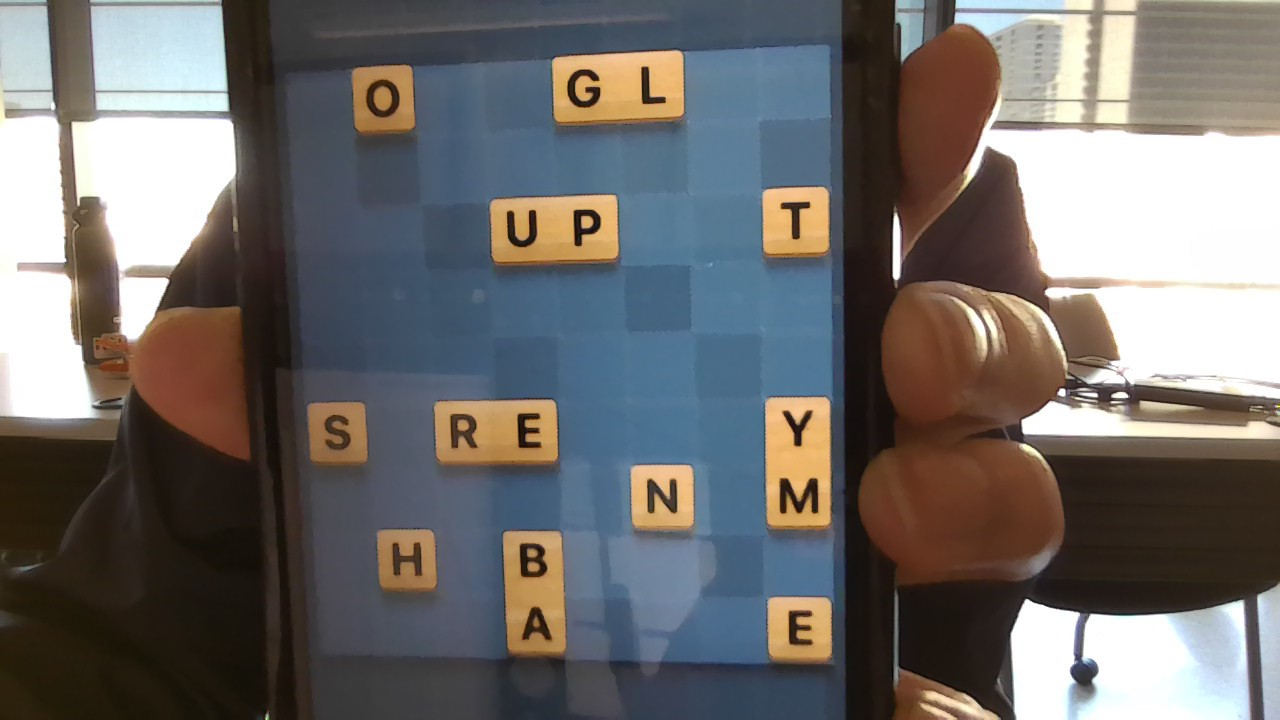
#> input picture backend/training_model/data_content/preprocessed_images/WIN_20240224_14_33_38_Pro.jpg, 1280 x 720 px; its folder holds only this picture in this run
$ python training_model.py
#> lines starting #> are read from the running program, lines starting #| are printed output that depends on the picture; after the words box and inside, x2 and y2 are one past the last pixel; in counts of white or black regions, pixels touching at a corner belong together
import cv2 as cv
import os

count = 1

for image in os.listdir('./data_content/preprocessed_images'):
    img = cv.imread(f"./data_content/preprocessed_images/{image}", 0)
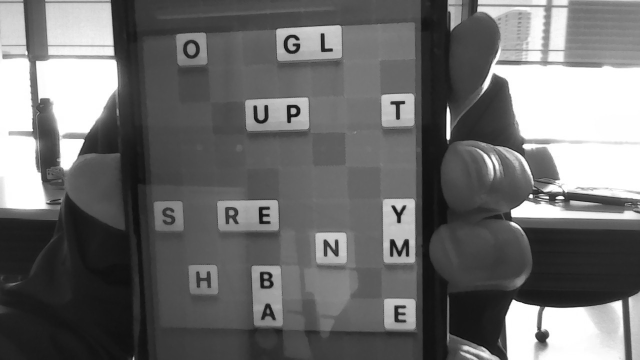
#> img: shape (720, 1280) (shown at 1/2 size); min 0, max 255, mean 109.7

    image = cv.adaptiveThreshold(img,255,cv.ADAPTIVE_THRESH_GAUSSIAN_C,\
            cv.THRESH_BINARY,11,2)
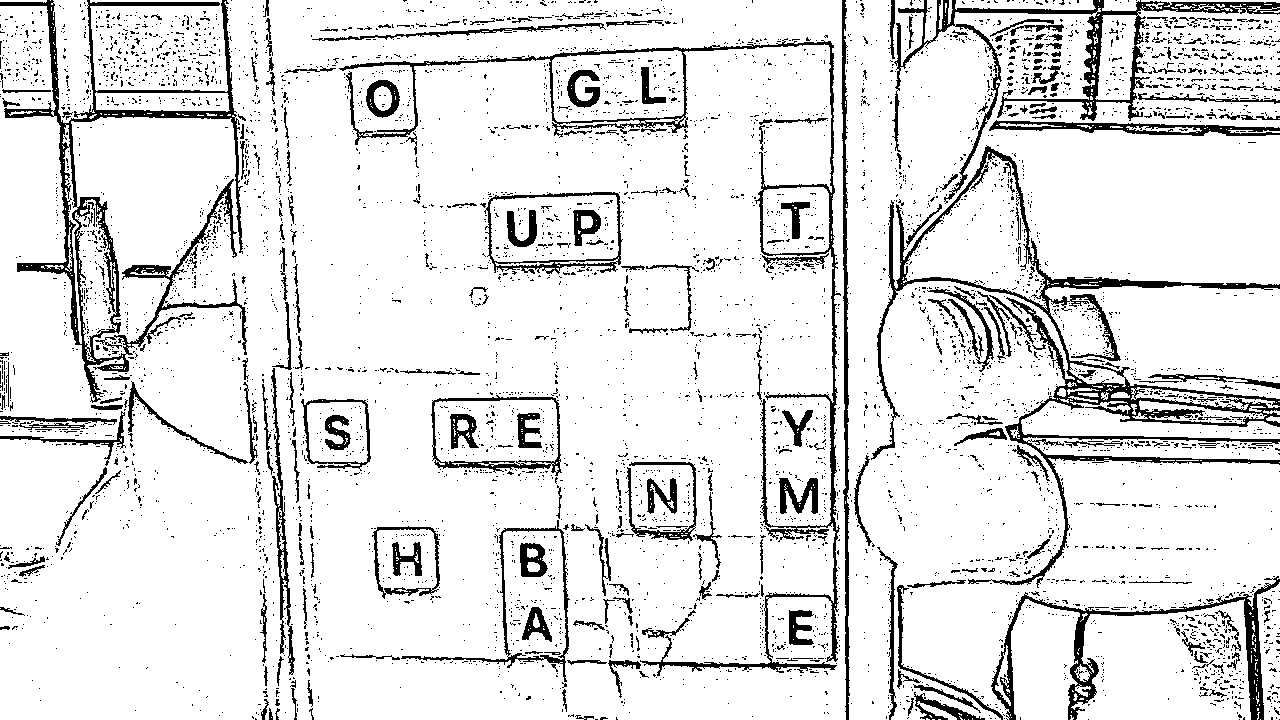
#> image: shape (720, 1280); 88.7% white; 5485 black regions (5148 under 20 px), largest, box (x1, y1, x2, y2) and area: (871, 145, 1280, 588) 12923, (0, 0, 248, 403) 11000, (339, 38, 841, 676) 8361

    cv.imwrite(f'./data_content/processed_images/{count}.png', image)
    count += 1

with open('positive_images.txt', 'w') as file:
    for i in range(1, 55):
        file.write(f'C:/Users/leonl/Documents/GitHub/rowdyhack24/backend/training_model/data_content/processed_images/{i}.png\n')

$ run again, on backend/training_model/data_content/preprocessed_images/WIN_20240224_16_14_19_Pro.jpg
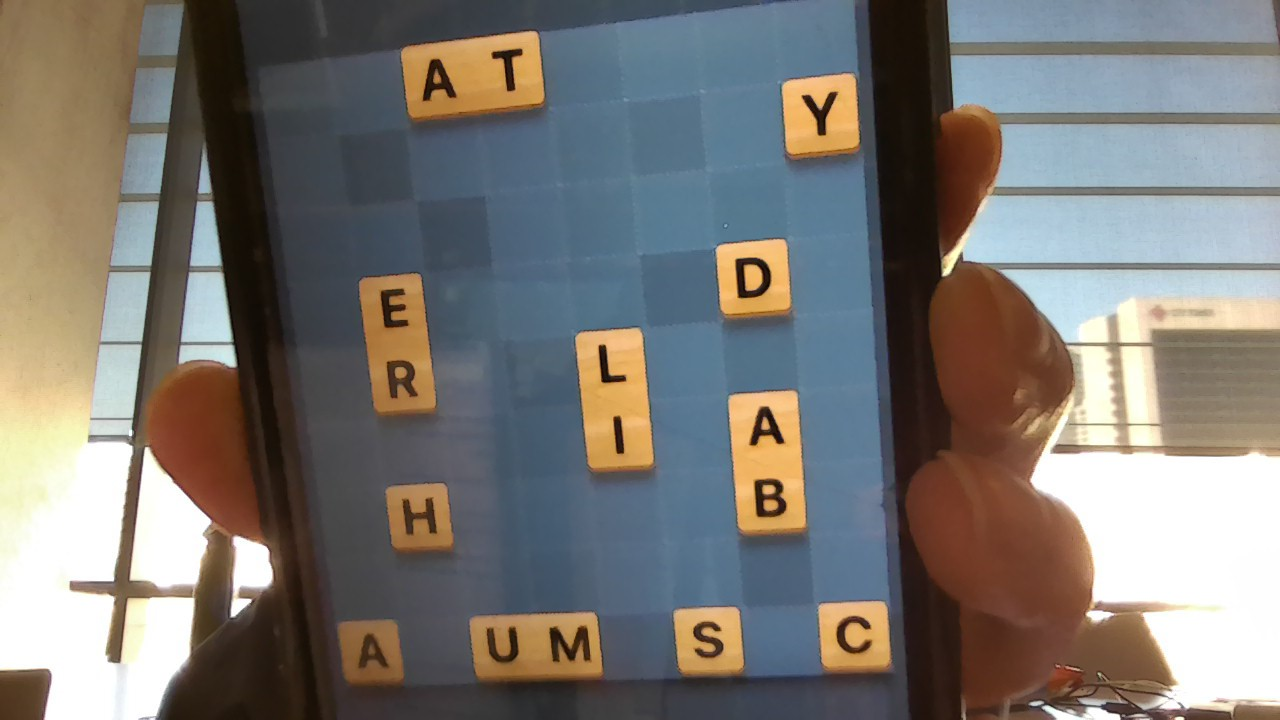
#> input picture backend/training_model/data_content/preprocessed_images/WIN_20240224_16_14_19_Pro.jpg, 1280 x 720 px
#> `img = cv.imread(f"./data_content/preprocessed_images/{image}", 0)`:
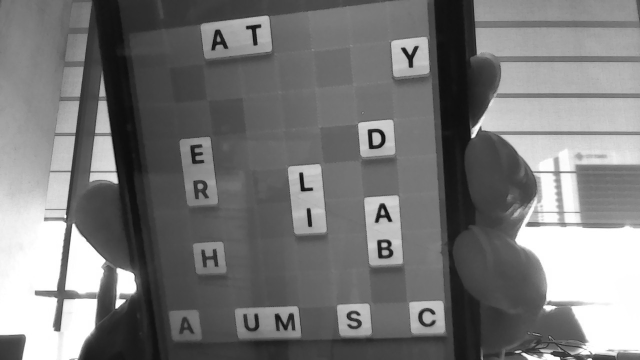
#> img: shape (720, 1280) (shown at 1/2 size); min 1, max 255, mean 120.1
#> `image = cv.adaptiveThreshold(img,255,cv.ADAPTIVE_THRESH_GAUSSIAN_C,\ c..`:
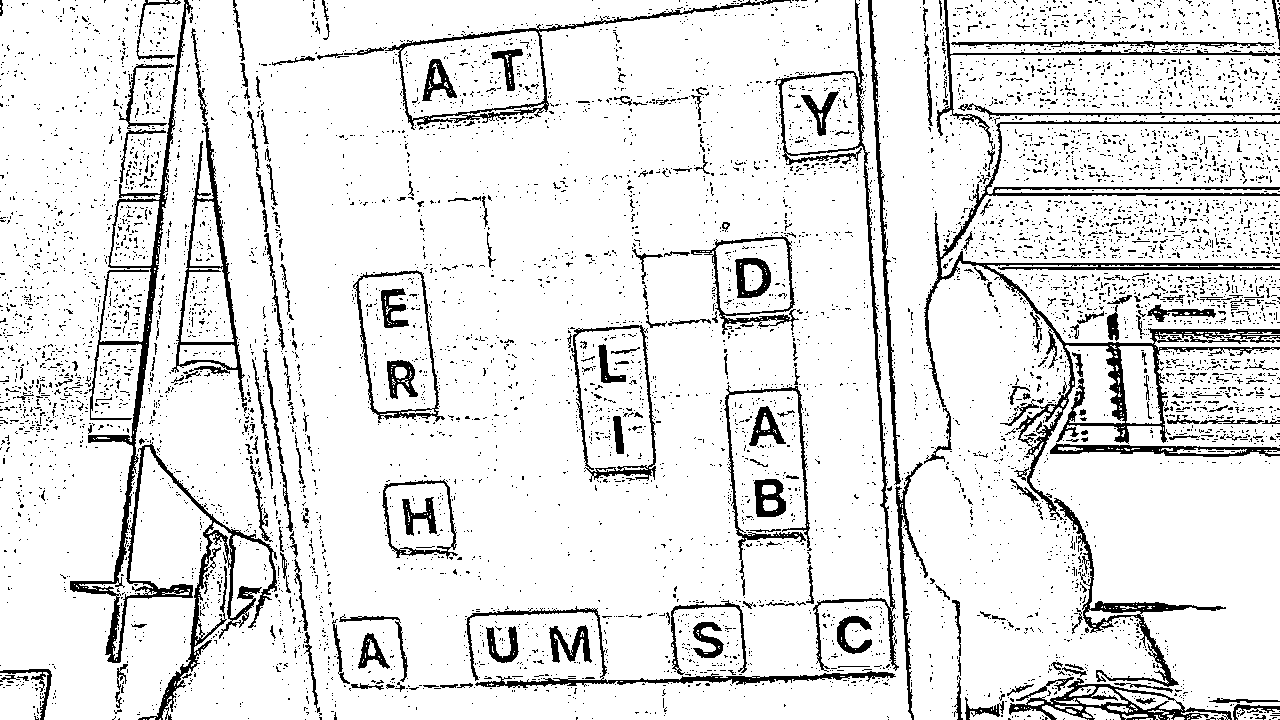
#> image: shape (720, 1280); 89.1% white; 7154 black regions (6894 under 20 px), largest, box (x1, y1, x2, y2) and area: (924, 120, 1280, 520) 10825, (70, 0, 277, 720) 10225, (774, 0, 899, 672) 3691

$ run again, on backend/training_model/data_content/preprocessed_images/WIN_20240224_16_14_21_Pro.jpg
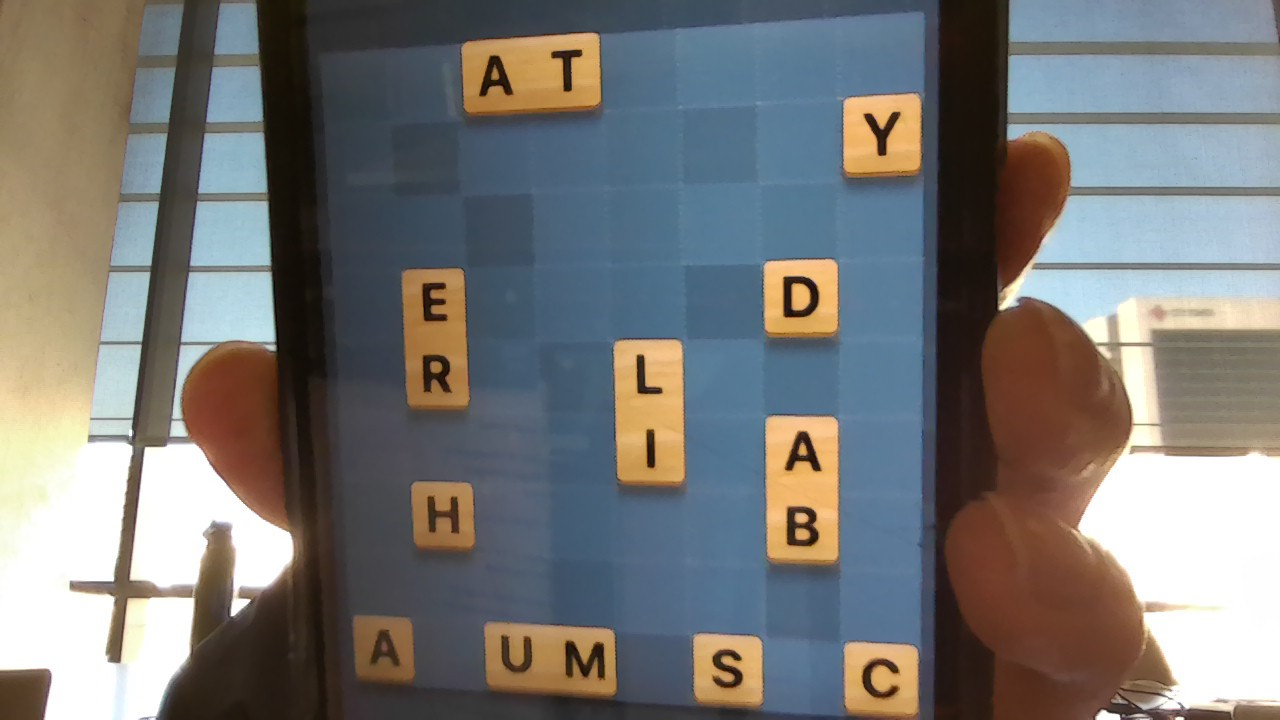
#> input picture backend/training_model/data_content/preprocessed_images/WIN_20240224_16_14_21_Pro.jpg, 1280 x 720 px
#> `img = cv.imread(f"./data_content/preprocessed_images/{image}", 0)`:
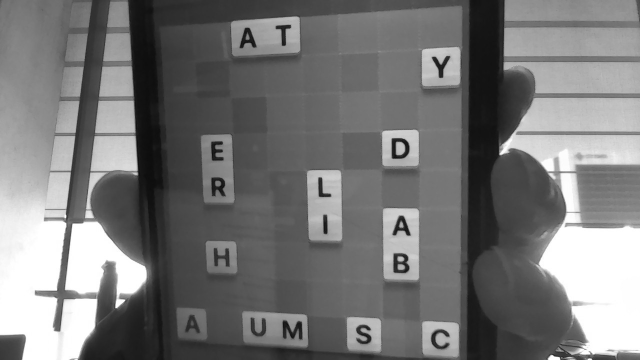
#> img: shape (720, 1280) (shown at 1/2 size); min 0, max 255, mean 119.2
#> `image = cv.adaptiveThreshold(img,255,cv.ADAPTIVE_THRESH_GAUSSIAN_C,\ c..`:
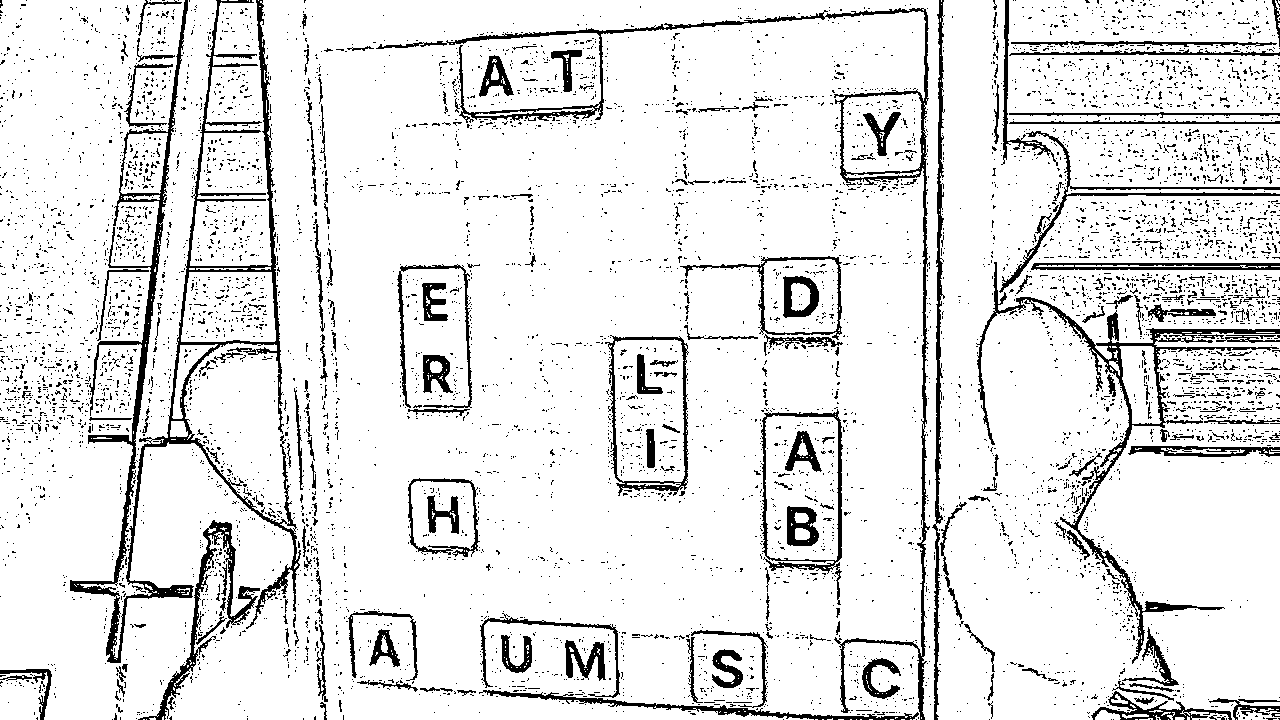
#> image: shape (720, 1280); 89.6% white; 6823 black regions (6561 under 20 px), largest, box (x1, y1, x2, y2) and area: (70, 0, 301, 663) 13746, (376, 8, 930, 720) 7110, (976, 262, 1280, 664) 6007
